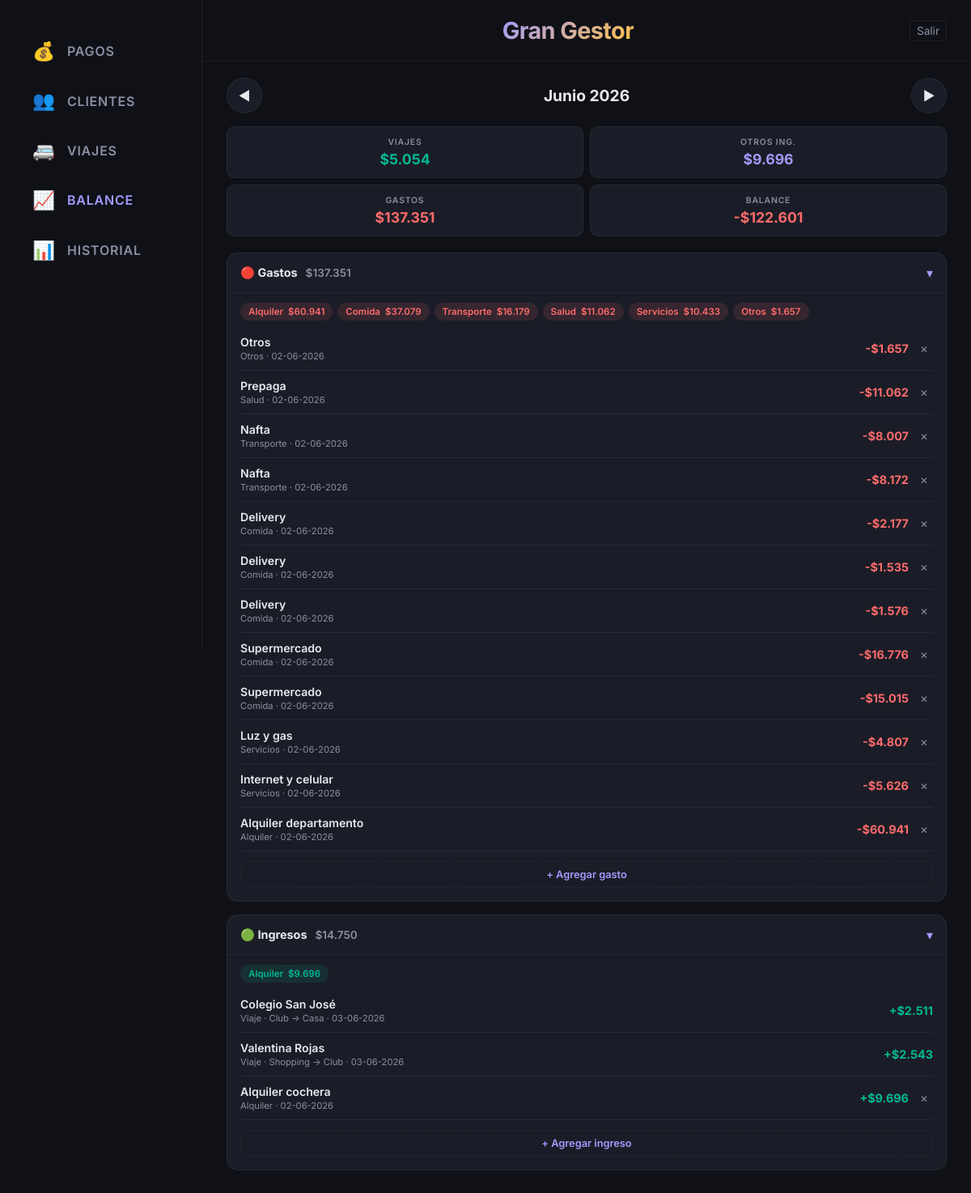
The app's page /balance (signed in) with its own data.
### tables this page shows
CREATE TABLE gastos (id INTEGER PRIMARY KEY AUTOINCREMENT, fecha TEXT NOT NULL, monto REAL NOT NULL, categoria TEXT NOT NULL DEFAULT 'Otros', descripcion TEXT DEFAULT '');

CREATE TABLE pagos (id INTEGER PRIMARY KEY AUTOINCREMENT, viaje_id INTEGER NOT NULL, mes TEXT NOT NULL, monto REAL NOT NULL DEFAULT 0, pagado INTEGER NOT NULL DEFAULT 0, fecha_pago TEXT, nota TEXT DEFAULT '', turno TEXT DEFAULT 'sin_asignar', FOREIGN KEY (viaje_id) REFERENCES viajes(id), UNIQUE(viaje_id, mes));

CREATE TABLE clientes (id INTEGER PRIMARY KEY AUTOINCREMENT, nombre TEXT NOT NULL, activo INTEGER NOT NULL DEFAULT 1);

CREATE TABLE viajes (id INTEGER PRIMARY KEY AUTOINCREMENT, cliente_id INTEGER NOT NULL, salida TEXT NOT NULL, destino TEXT NOT NULL, monto REAL NOT NULL DEFAULT 0, activo INTEGER NOT NULL DEFAULT 1, fecha_creacion TEXT NOT NULL DEFAULT (date('now')), hora TEXT DEFAULT '', FOREIGN KEY (cliente_id) REFERENCES clientes(id));

CREATE TABLE ingresos_manuales (id INTEGER PRIMARY KEY AUTOINCREMENT, fecha TEXT NOT NULL, monto REAL NOT NULL, categoria TEXT NOT NULL DEFAULT 'Otros', descripcion TEXT DEFAULT '');

### flask_app.py (the view)
@app.route('/balance')
def balance():
    mes = request.args.get('mes', mes_actual())
    db = get_db()
    pagos_cobrados = db.execute('''
        SELECT p.id, p.monto, p.fecha_pago, v.salida, v.destino, c.nombre as cliente_nombre
        FROM pagos p
        JOIN viajes v ON p.viaje_id = v.id
        JOIN clientes c ON v.cliente_id = c.id
        WHERE p.pagado = 1 AND substr(p.fecha_pago, 1, 7) = ?
        ORDER BY p.fecha_pago DESC
    ''', (mes,)).fetchall()
    ingresos_viajes = sum(p['monto'] for p in pagos_cobrados)
    ingresos_manuales_list = db.execute('''
        SELECT * FROM ingresos_manuales
        WHERE substr(fecha, 1, 7) = ?
        ORDER BY fecha DESC, id DESC
    ''', (mes,)).fetchall()
    ingresos_por_cat = db.execute('''
        SELECT categoria, SUM(monto) as total
        FROM ingresos_manuales
        WHERE substr(fecha, 1, 7) = ?
        GROUP BY categoria ORDER BY total DESC
    ''', (mes,)).fetchall()
    gastos_list = db.execute('''
        SELECT * FROM gastos
        WHERE substr(fecha, 1, 7) = ?
        ORDER BY fecha DESC, id DESC
    ''', (mes,)).fetchall()
    gastos_por_cat = db.execute('''
        SELECT categoria, SUM(monto) as total
        FROM gastos
        WHERE substr(fecha, 1, 7) = ?
        GROUP BY categoria ORDER BY total DESC
    ''', (mes,)).fetchall()
    db.close()
    total_ingresos_manuales = sum(i['monto'] for i in ingresos_manuales_list)
    total_gastos = sum(g['monto'] for g in gastos_list)
    total_ingresos = ingresos_viajes + total_ingresos_manuales
    balance_neto = total_ingresos - total_gastos
    return render_template('balance.html',
        mes=mes,
        nombre_mes=nombre_mes(mes),
        mes_ant=mes_anterior(mes),
        mes_sig=mes_siguiente(mes),
        pagos_cobrados=pagos_cobrados,
        ingresos_viajes=ingresos_viajes,
        ingresos_manuales=ingresos_manuales_list,
        total_ingresos_manuales=total_ingresos_manuales,
        ingresos_por_cat=ingresos_por_cat,
        gastos=gastos_list,
        total_gastos=total_gastos,
        gastos_por_cat=gastos_por_cat,
        total_ingresos=total_ingresos,
        balance_neto=balance_neto,
        categorias_gastos=CATEGORIAS_GASTOS,
        categorias_ingresos=CATEGORIAS_INGRESOS,
        hoy=get_ahora().strftime('%Y-%m-%d')
    )

### database.py (called while the page is built)
def get_db():
    try:
        from flask import session, has_request_context
        if has_request_context() and session.get('role') == 'demo':
            db_name = 'demo.db'
        else:
            db_name = 'datos.db'
    except ImportError:
        db_name = 'datos.db'
    DB_PATH = os.path.join(os.path.dirname(os.path.abspath(__file__)), db_name)
    """Obtiene una conexión a la base de datos."""
    conn = sqlite3.connect(DB_PATH)
    conn.row_factory = sqlite3.Row
    conn.execute("PRAGMA foreign_keys = ON")
    return conn

### flask_app.py (called while the page is built)
def get_ahora():
    return datetime.now(ARG_TZ)

@app.before_request
def require_login():
    allow_list = ['login', 'static', 'deploy']
    if request.endpoint not in allow_list and request.endpoint is not None:
        if not session.get('role'):
            return redirect(url_for('login'))

def mes_actual():
    return get_ahora().strftime('%Y-%m')

def nombre_mes(mes_str):
    meses = {
        '01': 'Enero', '02': 'Febrero', '03': 'Marzo',
        '04': 'Abril', '05': 'Mayo', '06': 'Junio',
        '07': 'Julio', '08': 'Agosto', '09': 'Septiembre',
        '10': 'Octubre', '11': 'Noviembre', '12': 'Diciembre'
    }
    partes = mes_str.split('-')
    return f"{meses.get(partes[1], partes[1])} {partes[0]}"

def mes_anterior(mes_str):
    partes = mes_str.split('-')
    anio, mes = int(partes[0]), int(partes[1])
    if mes == 1:
        return f"{anio - 1}-12"
    return f"{anio}-{mes - 1:02d}"

def mes_siguiente(mes_str):
    partes = mes_str.split('-')
    anio, mes = int(partes[0]), int(partes[1])
    if mes == 12:
        return f"{anio + 1}-01"
    return f"{anio}-{mes + 1:02d}"

@app.template_filter('formato_pesos')
def formato_pesos(valor):
    try:
        return "{:,.0f}".format(valor).replace(',', '.')
    except (ValueError, TypeError):
        return valor

@app.template_filter('formato_fecha')
def formato_fecha(fecha_str):
    if not fecha_str:
        return ""
    try:
        dt = datetime.strptime(fecha_str, '%Y-%m-%d')
        return dt.strftime('%d-%m-%Y')
    except (ValueError, TypeError):
        return fecha_str

@app.template_filter('cap_palabras')
def cap_palabras(s):
    if not s:
        return ""
    return ' '.join(word.capitalize() for word in s.split())

### templates/balance.html (shortened to what this page needs)
{% extends 'base.html' %}
{% block content %}
<div class="pagos-header">
    <div class="mes-navegacion">
        <a href="{{ url_for('balance', mes=mes_ant) }}" class="btn-mes">◀</a>
        <h2 class="mes-titulo">{{ nombre_mes }}</h2>
        <a href="{{ url_for('balance', mes=mes_sig) }}" class="btn-mes">▶</a>
    </div>
    <div class="resumen-cards balance-cards">
        <div class="resumen-card cobrado">
            <span class="resumen-label">Viajes</span>
            <span class="resumen-valor">${{ ingresos_viajes|formato_pesos }}</span>
        </div>
        <div class="resumen-card ingreso-extra">
            <span class="resumen-label">Otros ing.</span>
            <span class="resumen-valor">${{ total_ingresos_manuales|formato_pesos }}</span>
        </div>
        <div class="resumen-card gasto">
            <span class="resumen-label">Gastos</span>
            <span class="resumen-valor">${{ total_gastos|formato_pesos }}</span>
        </div>
        <div class="resumen-card {% if balance_neto >= 0 %}cobrado{% else %}gasto{% endif %}">
            <span class="resumen-label">Balance</span>
            <span class="resumen-valor">{{ '-' if balance_neto < 0 else '' }}${{ (balance_neto|abs)|formato_pesos }}</span>
        </div>
    </div>
</div>
<div class="finanzas-seccion">
    <div class="finanzas-seccion-header" onclick="toggleSeccion('gastos')">
        <div class="finanzas-seccion-titulo">
            <span>🔴 Gastos</span>
            <span class="finanzas-total">${{ total_gastos|formato_pesos }}</span>
        </div>
        <span class="toggle-icon" id="icon-gastos">▾</span>
    </div>
    <div class="finanzas-body" id="body-gastos">
        {% if gastos_por_cat %}
        <div class="categoria-pills">
            {% for cat in gastos_por_cat %}
            <div class="categoria-pill gasto-pill">
                <span>{{ cat['categoria'] }}</span>
                <span>${{ cat['total']|formato_pesos }}</span>
            </div>
            {% endfor %}
        </div>
        {% endif %}
        {% for g in gastos %}
        <div class="finanzas-item">
            <div class="finanzas-item-info">
                <span class="finanzas-item-desc">{{ g['descripcion'] or g['categoria'] }}</span>
                <span class="finanzas-item-meta">{{ g['categoria'] }} · {{ g['fecha']|formato_fecha }}</span>
            </div>
            <div class="finanzas-item-derecha">
                <span class="finanzas-item-monto gasto-monto">-${{ g['monto']|formato_pesos }}</span>
                <form method="POST" action="{{ url_for('eliminar_gasto', id=g['id']) }}" class="form-inline">
                    <button type="submit" class="btn-eliminar" onclick="return confirm('¿Eliminar este gasto?')">✕</button>
                </form>
            </div>
        </div>
        {% endfor %}
        <div class="finanzas-form-toggle">
            <button class="btn-agregar" onclick="toggleForm('form-gasto')">+ Agregar gasto</button>
        </div>
    </div>
</div>
<div class="finanzas-seccion">
    <div class="finanzas-seccion-header" onclick="toggleSeccion('ingresos')">
        <div class="finanzas-seccion-titulo">
            <span>🟢 Ingresos</span>
            <span class="finanzas-total">${{ total_ingresos|formato_pesos }}</span>
        </div>
        <span class="toggle-icon" id="icon-ingresos">▾</span>
    </div>
    <div class="finanzas-body" id="body-ingresos">
        {% if ingresos_por_cat %}
        <div class="categoria-pills">
            {% for cat in ingresos_por_cat %}
            <div class="categoria-pill ingreso-pill">
                <span>{{ cat['categoria'] }}</span>
                <span>${{ cat['total']|formato_pesos }}</span>
            </div>
            {% endfor %}
        </div>
        {% endif %}
        {% for p in pagos_cobrados %}
        <div class="finanzas-item">
            <div class="finanzas-item-info">
                <span class="finanzas-item-desc">{{ p['cliente_nombre']|cap_palabras }}</span>
                <span class="finanzas-item-meta">Viaje · {{ p['salida']|cap_palabras }} → {{ p['destino']|cap_palabras }} · {{ p['fecha_pago'][:10]|formato_fecha }}</span>
            </div>
            <div class="finanzas-item-derecha">
                <span class="finanzas-item-monto ingreso-monto">+${{ p['monto']|formato_pesos }}</span>
            </div>
        </div>
        {% endfor %}
        {% for i in ingresos_manuales %}
        <div class="finanzas-item">
            <div class="finanzas-item-info">
                <span class="finanzas-item-desc">{{ i['descripcion'] or i['categoria'] }}</span>
                <span class="finanzas-item-meta">{{ i['categoria'] }} · {{ i['fecha']|formato_fecha }}</span>
            </div>
            <div class="finanzas-item-derecha">
                <span class="finanzas-item-monto ingreso-monto">+${{ i['monto']|formato_pesos }}</span>
                <form method="POST" action="{{ url_for('eliminar_ingreso_manual', id=i['id']) }}" class="form-inline">
                    <button type="submit" class="btn-eliminar" onclick="return confirm('¿Eliminar este ingreso?')">✕</button>
                </form>
            </div>
        </div>
        {% endfor %}
        <div class="finanzas-form-toggle">
            <button class="btn-agregar" onclick="toggleForm('form-ingreso')">+ Agregar ingreso</button>
        </div>
    </div>
</div>
{% endblock %}

### static/style.css (style rules this page uses)
*, *::before, *::after { box-sizing: border-box; margin: 0; padding: 0; }
:root { --bg: #0f1117; --bg-card: #1a1d27; --bg-card-hover: #222639; --text: #e8e9ed; --text-secondary: #8b8fa3; --accent: #6c5ce7; --accent-light: #a29bfe; --verde: #00b894; --verde-bg: rgba(0, 184, 148, 0.12); --rojo: #ff6b6b; --rojo-bg: rgba(255, 107, 107, 0.12); --amarillo: #ffc048; --borde: rgba(255, 255, 255, 0.06); --radius: 14px; --radius-sm: 10px; --sombra: 0 4px 20px rgba(0, 0, 0, 0.3); }
html { font-size: 16px; -webkit-tap-highlight-color: transparent; }
body { font-family: 'Inter', -apple-system, BlinkMacSystemFont, sans-serif; background: var(--bg); color: var(--text); min-height: 100vh; -webkit-font-smoothing: antialiased; }
.pagos-header { margin-bottom: 20px; }
.mes-navegacion { display: flex; align-items: center; justify-content: space-between; margin-bottom: 16px; }
.mes-titulo { font-size: 1.2rem; font-weight: 700; }
.btn-mes { display: flex; align-items: center; justify-content: center; width: 44px; height: 44px; border-radius: 50%; background: var(--bg-card); color: var(--text); text-decoration: none; font-size: 1rem; border: 1px solid var(--borde); transition: all 0.2s; }
.resumen-cards { display: grid; grid-template-columns: 1fr 1fr 1fr; gap: 8px; }
.resumen-card { background: var(--bg-card); border-radius: var(--radius-sm); padding: 12px 10px; display: flex; flex-direction: column; align-items: center; gap: 4px; border: 1px solid var(--borde); }
.resumen-label { font-size: 0.65rem; font-weight: 600; text-transform: uppercase; letter-spacing: 0.08em; color: var(--text-secondary); }
.resumen-valor { font-size: 1.1rem; font-weight: 700; }
.resumen-card.cobrado .resumen-valor { color: var(--verde); }
.balance-cards { grid-template-columns: 1fr 1fr; gap: 8px; }
.resumen-card.ingreso-extra .resumen-valor { color: var(--accent-light); }
.resumen-card.gasto .resumen-valor { color: var(--rojo); }
.finanzas-seccion { background: var(--bg-card); border-radius: var(--radius); border: 1px solid var(--borde); margin-bottom: 16px; overflow: hidden; }
.finanzas-seccion-header { display: flex; justify-content: space-between; align-items: center; padding: 14px 16px; cursor: pointer; user-select: none; transition: background 0.15s; }
.finanzas-seccion-titulo { display: flex; align-items: center; gap: 10px; font-size: 0.9rem; font-weight: 700; }
.finanzas-total { font-size: 0.85rem; color: var(--text-secondary); font-weight: 600; }
.toggle-icon { color: var(--accent-light); font-size: 1rem; }
.finanzas-body { padding: 0 16px 12px; border-top: 1px solid var(--borde); }
.categoria-pills { display: flex; flex-wrap: wrap; gap: 6px; padding: 12px 0 8px; }
.categoria-pill { display: flex; gap: 6px; align-items: center; padding: 4px 10px; border-radius: 20px; font-size: 0.72rem; font-weight: 600; }
.gasto-pill { background: var(--rojo-bg); color: var(--rojo); }
.ingreso-pill { background: var(--verde-bg); color: var(--verde); }
.finanzas-item { display: flex; justify-content: space-between; align-items: center; padding: 10px 0; border-bottom: 1px solid var(--borde); gap: 8px; }
.finanzas-item-info { display: flex; flex-direction: column; gap: 2px; flex: 1; min-width: 0; }
.finanzas-item-desc { font-size: 0.88rem; font-weight: 600; white-space: nowrap; overflow: hidden; text-overflow: ellipsis; }
.finanzas-item-meta { font-size: 0.7rem; color: var(--text-secondary); }
.finanzas-item-derecha { display: flex; align-items: center; gap: 8px; flex-shrink: 0; }
.finanzas-item-monto { font-size: 0.9rem; font-weight: 700; }
.gasto-monto { color: var(--rojo); }
.ingreso-monto { color: var(--verde); }
.btn-eliminar { background: none; border: none; color: var(--text-secondary); font-size: 0.75rem; cursor: pointer; padding: 4px 6px; border-radius: 6px; transition: all 0.15s; line-height: 1; }
.finanzas-form-toggle { padding: 12px 0 4px; text-align: center; }
.btn-agregar { background: none; border: 1px dashed var(--borde); color: var(--accent-light); font-family: inherit; font-size: 0.8rem; font-weight: 600; padding: 8px 20px; border-radius: var(--radius-sm); cursor: pointer; transition: all 0.2s; width: 100%; }
.form-inline { display: inline; }

### records on screen
gastos: descripcion+categoria "Otros", categoria "Otros", fecha "02-06-2026", monto "1.657"
gastos: descripcion "Prepaga", categoria "Salud", fecha "02-06-2026", monto "11.062"
gastos: descripcion "Nafta", categoria "Transporte", fecha "02-06-2026", monto "8.007"
gastos: descripcion "Nafta", categoria "Transporte", fecha "02-06-2026", monto "8.172"
gastos: descripcion "Delivery", categoria "Comida", fecha "02-06-2026", monto "2.177"
gastos: descripcion "Delivery", categoria "Comida", fecha "02-06-2026", monto "1.535"
gastos: descripcion "Delivery", categoria "Comida", fecha "02-06-2026", monto "1.576"
gastos: descripcion "Supermercado", categoria "Comida", fecha "02-06-2026", monto "16.776"
gastos: descripcion "Supermercado", categoria "Comida", fecha "02-06-2026", monto "15.015"
gastos: descripcion "Luz y gas", categoria "Servicios", fecha "02-06-2026", monto "4.807"
gastos: descripcion "Internet y celular", categoria "Servicios", fecha "02-06-2026", monto "5.626"
gastos: descripcion "Alquiler departamento", categoria "Alquiler", fecha "02-06-2026", monto "60.941"
pagos: cliente_nombre|cap_palabras "Colegio San José", salida|cap_palabras "Club", destino|cap_palabras "Casa", fecha_pago "03-06-2026", monto "2.511"
pagos: cliente_nombre|cap_palabras "Valentina Rojas", salida|cap_palabras "Shopping", destino|cap_palabras "Club", fecha_pago "03-06-2026", monto "2.543"
ingresos_manuales: descripcion "Alquiler cochera", categoria "Alquiler", fecha "02-06-2026", monto "9.696"

### other values on screen
{{ nombre_mes }} "Junio 2026"
{{ ingresos_viajes|formato_pesos }} "5.054"
{{ total_ingresos_manuales|formato_pesos }} "9.696"
{{ total_gastos|formato_pesos }} "137.351"
{{ '-' if balance_neto < 0 else '' }} "-"
{{ (balance_neto|abs)|formato_pesos }} "122.601"
{{ cat['categoria'] }} "Alquiler" "Comida" "Transporte" "Salud" "Servicios" "Otros"
{{ cat['total']|formato_pesos }} "60.941" "37.079" "16.179" "11.062" "10.433" "1.657"
{{ total_ingresos|formato_pesos }} "14.750"
{{ cat['categoria'] }} "Alquiler"
{{ cat['total']|formato_pesos }} "9.696"
